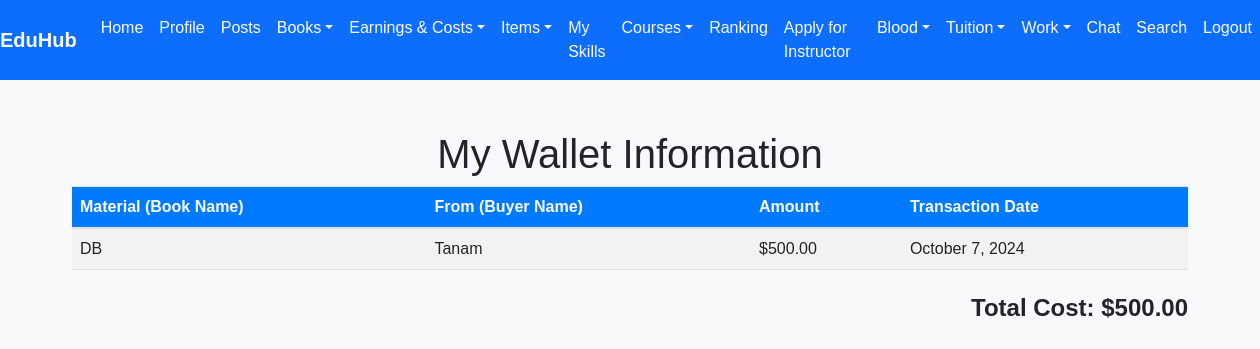
/transaction2.php (signed in), run on the app's committed database.
### tables this page shows
CREATE TABLE `wallet2` (
  `id` int(11) NOT NULL,
  `student_id` int(11) NOT NULL,
  `balance` decimal(10,2) NOT NULL,
  `material` varchar(255) NOT NULL,
  `from` int(11) NOT NULL,
  `created_at` timestamp NOT NULL DEFAULT current_timestamp()
);

CREATE TABLE `students` (
  `student_id` int(11) NOT NULL,
  `name` varchar(100) DEFAULT NULL,
  `email` varchar(100) DEFAULT NULL,
  `password` varchar(255) DEFAULT NULL,
  `profile_rank` decimal(3,2) DEFAULT NULL,
  `career_guidance` text DEFAULT NULL,
  `personalized_suggestions` text DEFAULT NULL,
  `created_at` timestamp NOT NULL DEFAULT current_timestamp(),
  `isadmin` enum('yes','no') DEFAULT 'no',
  `profile_picture` varchar(255) DEFAULT NULL,
  `otp` varchar(6) DEFAULT NULL,
  `is_verified` tinyint(1) NOT NULL DEFAULT 0
);

### transaction2.php (the view, shortened to what this page needs)
<?php
$student_id = $_SESSION['student_id'];
include('db_connect.php');
?>
<!DOCTYPE html>
<html lang="en">
<head>
    <link rel="stylesheet" href="https://stackpath.bootstrapcdn.com/bootstrap/4.5.2/css/bootstrap.min.css">
</head>
<body>
    <?php include 'navbar.php'; ?>
    <div class="container">
        <h1>My Wallet Information</h1>
        <?php
        $query = "
            SELECT w.balance, w.material, w.`from`, w.created_at, s.name AS buyer_name
            FROM wallet2 w
            JOIN students s ON w.`from` = s.student_id
            WHERE w.student_id = ?";
        $stmt = $conn->prepare($query);
        $stmt->bind_param("i", $student_id);
        $stmt->execute();
        $result = $stmt->get_result();
        $total_balance = 0;
        ?>
        <table class="table table-striped">
            <thead>
                <tr>
                    <th>Material (Book Name)</th>
                    <th>From (Buyer Name)</th>
                    <th>Amount</th>
                    <th>Transaction Date</th>
                </tr>
            </thead>
            <tbody>
                <?php
                if ($result->num_rows > 0) {
                    while ($row = $result->fetch_assoc()) {
                        $total_balance += $row['balance'];
                        echo "<tr>
                                <td>" . htmlspecialchars($row['material']) . "</td>
                                <td>" . htmlspecialchars($row['buyer_name']) . "</td>
                                <td>$" . htmlspecialchars(number_format($row['balance'], 2)) . "</td>
                                <td>" . htmlspecialchars(date('F j, Y', strtotime($row['created_at']))) . "</td>
                              </tr>";
                    }
                } else {
                    echo "<tr><td colspan='4' class='text-center'>No wallet information found.</td></tr>";
                }
                ?>
            </tbody>
        </table>
        <div class="balance-total">
            Total Cost: $<?php echo number_format($total_balance, 2); ?>
        </div>
    </div>
</body>
</html>

### transaction2.php (style rules this page uses)
body { background-color: #f8f9fa; }
.container { margin-top: 50px; }
h1 { margin-bottom: 30px; text-align: center; color: #333; }
.table { background-color: #fff; }
.table thead th { background-color: #007BFF; color: white; }
.balance-total { font-size: 1.5rem; font-weight: bold; text-align: right; margin-top: 20px; }

### navbar.php (style rules this page uses)
body { font-family: Arial, sans-serif; background-color: #f8f9fa; }

### data on the page
wallet2: material "DB", students.name "Tanam", balance "500.00", created_at "October 7, 2024"

### other printed values
$total_balance "500.00"
